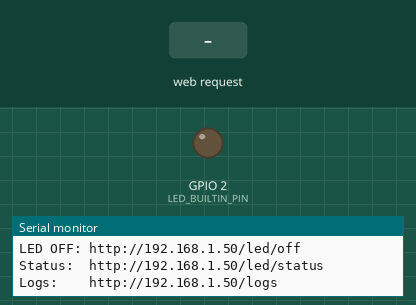
Recording of a program running on a simulated ESP32. Parts: output pins drawn as LEDs (lit = HIGH), the last lines printed to the serial monitor. The test bench sets the inputs (shaded band). WiFi joins after 1.5 s; servers stay silent unless stated.

Above: at 2.7 s.
2.8 s: HTTP request GET /led/on received
At 3.4 s:
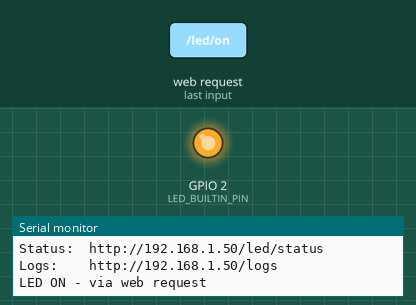
4.3 s: HTTP request GET /led/off received
At 4.7 s:
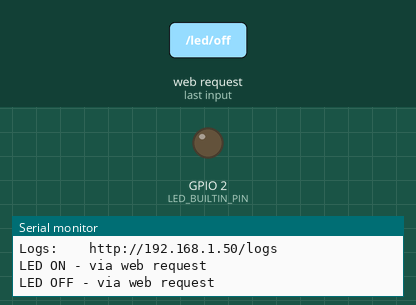
Timing chart, 0 to 7.3 s (numbered marks = the images above; inputs shaded):
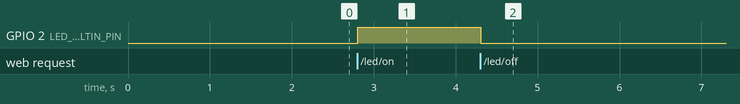

Measured:
- after the input at 2.8 s, GPIO 2 (LED_BUILTIN_PIN): LOW → HIGH at once
- after the input at 4.3 s, GPIO 2 (LED_BUILTIN_PIN): HIGH → LOW at once

The program:

main.cpp
```cpp
#include <Arduino.h>
#include <WiFi.h>
#include <WebServer.h>

// // 1. Blink LED
// // Define the GPIO pin for the built-in LED
// // Most ESP32 boards use GPIO2 for the built-in LED
// // If your board uses a different pin, change this value.
// const int LED_BUILTIN_PIN = 2;

// void setup() {
//   // Initialize the LED pin as an output
//   pinMode(LED_BUILTIN_PIN, OUTPUT);
//   Serial.begin(115200); // Initialize serial communication for debugging (optional)
//   Serial.println("ESP32 Blink sketch started!");
// }

// void loop() {
//   digitalWrite(LED_BUILTIN_PIN, HIGH); // Turn the LED on (HIGH is the voltage level)
//   Serial.println("LED ON");
//   delay(100);                       // Wait for a second

//   digitalWrite(LED_BUILTIN_PIN, LOW);  // Turn the LED off by making the voltage LOW
//   Serial.println("LED OFF");
//   delay(100);                       // Wait for another second
// }


//// 2. Button is pressed and released

// #define BUTTON_PIN 15 // GIOP21 pin connected to button

// // Variables will change:
// int lastState = LOW;  // the previous state from the input pin
// int currentState;     // the current reading from the input pin

// void setup() {
//   // initialize serial communication at 9600 bits per second:
//   Serial.begin(115200);
//   // initialize the pushbutton pin as an pull-up input
//   // the pull-up input pin will be HIGH when the switch is open and LOW when the switch is closed.
//   pinMode(BUTTON_PIN, INPUT_PULLUP);
// }

// void loop() {
//   // read the state of the switch/button:
//   currentState = digitalRead(BUTTON_PIN);

//   if (lastState == HIGH && currentState == LOW)
//     Serial.println("The button is pressed");
//   else if (lastState == LOW && currentState == HIGH)
//     Serial.println("The button is released");

//   // save the the last state
//   lastState = currentState;
// }


// 3. Button to turn on and off LED

// #include <Arduino.h> // Includes the basic Arduino library functions

// // Define the pins we are using
// #define LED_PIN 12     // The LED is connected to GPIO 12
// #define BUTTON_PIN 15  // The button is connected to GPIO 15

// // Global variables to store states
// int ledState = LOW;             // Current state of the LED (LOW = off, HIGH = on). Initialized to off.
// int lastButtonState = HIGH;     // Previous raw reading of the button. Initialized to HIGH (unpressed with INPUT_PULLUP).
// int currentButtonState = HIGH;  // Current debounced (stable) state of the button.

// // Variables for debouncing the button
// unsigned long lastDebounceTime = 0; // Stores when the button last changed its raw state
// unsigned long debounceDelay = 50;   // Debounce time in milliseconds. Adjust if needed.

// void setup() {
//   // This function runs once when the ESP32 starts or resets.

//   // Configure the LED pin as an OUTPUT
//   pinMode(LED_PIN, OUTPUT);
//   // Configure the Button pin as an INPUT with an internal PULL-UP resistor
//   pinMode(BUTTON_PIN, INPUT_PULLUP);

//   // Set the initial state of the LED (it's off because ledState is LOW)
//   digitalWrite(LED_PIN, ledState);

//   // Initialize Serial communication at 115200 bits per second for debugging
//   Serial.begin(115200);
//   Serial.println("Button controlled LED (Pin 12 LED, Pin 15 Button). Press to toggle.");
// }

// void loop() {
//   // This function runs over and over again.

//   // 1. Read the current raw state of the button
//   int reading = digitalRead(BUTTON_PIN);

//   // 2. Debounce Logic:
//   // If the raw button reading has changed (due to noise or an actual press/release)
//   if (reading != lastButtonState) {
//     // Reset the debouncing timer because the state has changed
//     lastDebounceTime = millis();
//   }

//   // Check if enough time has passed since the last raw state change
//   // This ensures the button signal is stable and not just a quick bounce.
//   if ((millis() - lastDebounceTime) > debounceDelay) {
//     // If the stable reading is different from the last known stable state...
//     if (reading != currentButtonState) {
//       currentButtonState = reading; // Update the stable current button state

//       // If the button is now pressed (stable state is LOW)
//       if (currentButtonState == LOW) {
//         ledState = !ledState; // Toggle the LED's state (if it was LOW, it becomes HIGH, and vice-versa)
//         digitalWrite(LED_PIN, ledState); // Apply the new state to the LED

//         // Print the LED status to the Serial Monitor
//         if (ledState == HIGH) {
//           Serial.println("LED ON");
//         } else {
//           Serial.println("LED OFF");
//         }
//       }
//     }
//   }

//   // 3. Save the current raw reading for the next loop iteration
//   lastButtonState = reading;
// }


  // 4. On/Off LED via Wifi (Add here)

  // WiFi credentials - These will be set by build script from .env file
  // DO NOT put actual credentials here - they come from .env file
  #ifndef WIFI_SSID
  #define WIFI_SSID "YOUR_WIFI_SSID"
  #endif
  #ifndef WIFI_PASSWORD
  #define WIFI_PASSWORD "YOUR_WIFI_PASSWORD"
  #endif

  const char* ssid = WIFI_SSID;
  const char* password = WIFI_PASSWORD;

  // Define the pins we are using
  #define LED_BUILTIN_PIN 2      // The built-in LED is connected to GPIO 2 on most ESP32 boards

  // Create web server on port 80
  WebServer server(80);

  // Global variable to store LED state
  bool ledState = false;

  // Log buffer for storing recent messages
  #define LOG_BUFFER_SIZE 20
  String logBuffer[LOG_BUFFER_SIZE];
  int logIndex = 0;
  int logCount = 0;

  // Function to add log message to buffer
  void addLog(String message) {
    logBuffer[logIndex] = message;
    logIndex = (logIndex + 1) % LOG_BUFFER_SIZE;
    if (logCount < LOG_BUFFER_SIZE) {
      logCount++;
    }
    Serial.println(message); // Also print to serial
  }

  void connectToWiFi() {
    // Start WiFi connection
    addLog("Connecting to WiFi network: " + String(ssid));

    WiFi.begin(ssid, password);

    // Wait for connection
    int attempts = 0;
    while (WiFi.status() != WL_CONNECTED && attempts < 20) {
      delay(500);
      Serial.print(".");
      attempts++;
    }

    if (WiFi.status() == WL_CONNECTED) {
      Serial.println();
      addLog("Connected to WiFi!");
      addLog("IP address: " + WiFi.localIP().toString());
      addLog("Signal strength (RSSI): " + String(WiFi.RSSI()) + " dBm");
    } else {
      Serial.println();
      addLog("Failed to connect to WiFi");
      addLog("Please check your credentials and try again");
    }
  }

  // Handle LED ON request
  void handleLEDOn() {
    ledState = true;
    digitalWrite(LED_BUILTIN_PIN, HIGH);
    addLog("LED ON - via web request");

    // Enable CORS and send response
    server.sendHeader("Access-Control-Allow-Origin", "*");
    server.sendHeader("Access-Control-Allow-Methods", "GET, POST, OPTIONS");
    server.sendHeader("Access-Control-Allow-Headers", "Content-Type");
    server.send(200, "application/json", "{\"status\":\"LED ON\",\"state\":true}");
  }

  // Handle LED OFF request
  void handleLEDOff() {
    ledState = false;
    digitalWrite(LED_BUILTIN_PIN, LOW);
    addLog("LED OFF - via web request");

    // Enable CORS and send response
    server.sendHeader("Access-Control-Allow-Origin", "*");
    server.sendHeader("Access-Control-Allow-Methods", "GET, POST, OPTIONS");
    server.sendHeader("Access-Control-Allow-Headers", "Content-Type");
    server.send(200, "application/json", "{\"status\":\"LED OFF\",\"state\":false}");
  }

  // Handle LED status request
  void handleLEDStatus() {
    // Enable CORS and send response
    server.sendHeader("Access-Control-Allow-Origin", "*");
    server.sendHeader("Access-Control-Allow-Methods", "GET, POST, OPTIONS");
    server.sendHeader("Access-Control-Allow-Headers", "Content-Type");

    String response = "{\"state\":" + String(ledState ? "true" : "false") + ",\"status\":\"" + String(ledState ? "LED ON" : "LED OFF") + "\"}";
    server.send(200, "application/json", response);
  }

  // Handle logs request
  void handleLogs() {
    // Enable CORS and send response
    server.sendHeader("Access-Control-Allow-Origin", "*");
    server.sendHeader("Access-Control-Allow-Methods", "GET, POST, OPTIONS");
    server.sendHeader("Access-Control-Allow-Headers", "Content-Type");

    String response = "{\"logs\":[";

    // Add logs in chronological order
    for (int i = 0; i < logCount; i++) {
      int index = (logIndex - logCount + i + LOG_BUFFER_SIZE) % LOG_BUFFER_SIZE;
      if (i > 0) response += ",";
      response += "\"" + logBuffer[index] + "\"";
    }

    response += "],\"count\":" + String(logCount) + "}";
    server.send(200, "application/json", response);
  }

  // Handle CORS preflight requests
  void handleCORS() {
    server.sendHeader("Access-Control-Allow-Origin", "*");
    server.sendHeader("Access-Control-Allow-Methods", "GET, POST, OPTIONS");
    server.sendHeader("Access-Control-Allow-Headers", "Content-Type");
    server.send(200, "text/plain", "");
  }

  void setup() {
    // Initialize Serial communication at 115200 bits per second for debugging
    Serial.begin(115200);
    addLog("Tabbie ESP32 starting up...");

    addLog("WiFi-enabled LED control ready");

    // Connect to WiFi
    connectToWiFi();

    // Add your LED control logic here
    pinMode(LED_BUILTIN_PIN, OUTPUT);
    digitalWrite(LED_BUILTIN_PIN, LOW); // Start with LED off

    // Setup web server routes
    server.on("/led/on", HTTP_GET, handleLEDOn);
    server.on("/led/off", HTTP_GET, handleLEDOff);
    server.on("/led/status", HTTP_GET, handleLEDStatus);
    server.on("/logs", HTTP_GET, handleLogs);
    server.on("/led/on", HTTP_OPTIONS, handleCORS);
    server.on("/led/off", HTTP_OPTIONS, handleCORS);
    server.on("/led/status", HTTP_OPTIONS, handleCORS);
    server.on("/logs", HTTP_OPTIONS, handleCORS);

    // Start the server
    server.begin();
    addLog("Web server started!");
    addLog("LED Control URLs:");
    addLog("LED ON:  http://" + WiFi.localIP().toString() + "/led/on");
    addLog("LED OFF: http://" + WiFi.localIP().toString() + "/led/off");
    addLog("Status:  http://" + WiFi.localIP().toString() + "/led/status");
    addLog("Logs:    http://" + WiFi.localIP().toString() + "/logs");
  }

  void loop() {
    // Check WiFi connection status
    if (WiFi.status() != WL_CONNECTED) {
      addLog("WiFi connection lost. Attempting to reconnect...");
      connectToWiFi();
    }

    // Handle web server requests
    server.handleClient();

    // Small delay to prevent excessive processing
    delay(10);
  }


// 5. ESP32 with screen control (Add here)
```
